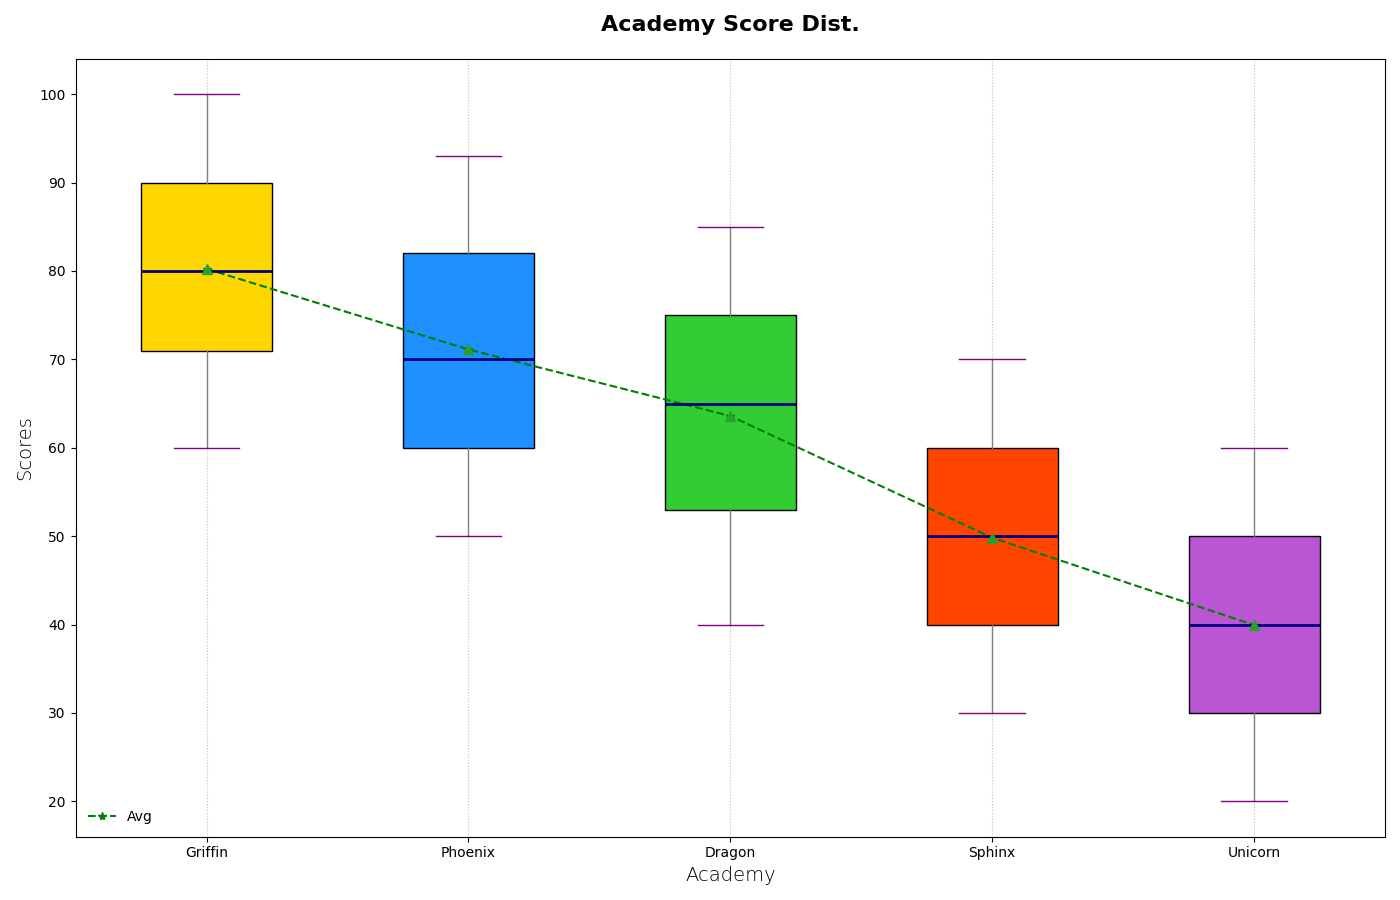

Write the Python code that produced this figure.
import matplotlib.pyplot as plt
import numpy as np

academy_griffin_scores = [60, 62, 67, 70, 71, 72, 75, 78, 80, 82, 85, 87, 90, 93, 95, 97, 100]
academy_phoenix_scores = [50, 52, 55, 57, 60, 62, 65, 68, 70, 75, 78, 80, 82, 85, 87, 90, 93]
academy_dragon_scores = [40, 42, 45, 50, 53, 55, 60, 62, 65, 67, 70, 73, 75, 77, 80, 82, 85]
academy_sphinx_scores = [30, 32, 35, 37, 40, 42, 45, 47, 50, 53, 55, 57, 60, 62, 65, 67, 70]
academy_unicorn_scores = [20, 22, 25, 27, 30, 32, 35, 38, 40, 42, 45, 48, 50, 53, 55, 57, 60]

data = [
    academy_griffin_scores,
    academy_phoenix_scores,
    academy_dragon_scores,
    academy_sphinx_scores,
    academy_unicorn_scores
]

averages = [np.mean(scores) for scores in data]
academies = ['Griffin', 'Phoenix', 'Dragon', 'Sphinx', 'Unicorn']

fig, ax = plt.subplots(figsize=(14, 9))
box = ax.boxplot(data, labels=academies, patch_artist=True, notch=False, showmeans=True)

colors = ['#FFD700', '#1E90FF', '#32CD32', '#FF4500', '#BA55D3']
for patch, color in zip(box['boxes'], colors):
    patch.set_facecolor(color)

plt.setp(box['medians'], color='navy', linewidth=2)
plt.setp(box['means'], marker='^', color='orange', markersize=7)
plt.setp(box['whiskers'], linestyle='-', color='gray')
plt.setp(box['caps'], color='purple')

ax.plot(range(1, len(academies) + 1), averages, marker='*', linestyle='--', color='green', label='Avg')

outliers = [
    [score for score in scores if score < np.percentile(scores, 25) - 1.5*(np.percentile(scores, 75) - np.percentile(scores, 25)) 
                     or score > np.percentile(scores, 75) + 1.5*(np.percentile(scores, 75) - np.percentile(scores, 25))]
    for scores in data
]

for idx, academy_outliers in enumerate(outliers):
    ax.scatter([idx + 1] * len(academy_outliers), academy_outliers, color='red', marker='x', zorder=3)

ax.set_title('Academy Score Dist.', fontsize=16, fontweight='bold', pad=20)
ax.set_xlabel('Academy', fontsize=14, fontweight='light')
ax.set_ylabel('Scores', fontsize=14, fontweight='light')

ax.legend(loc='lower left', fontsize=10, frameon=False)

ax.grid(axis='x', linestyle=':', alpha=0.8)

plt.tight_layout()
plt.show()
